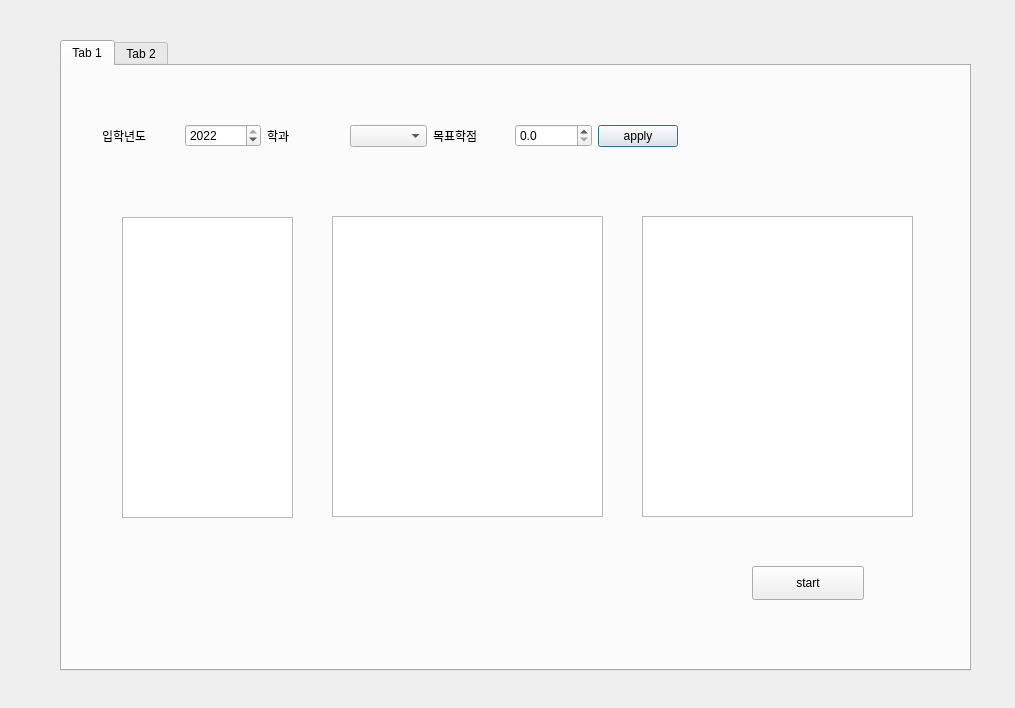
<?xml version="1.0" encoding="UTF-8"?>
<ui version="4.0">
 <class>Dialog</class>
 <widget class="QDialog" name="Dialog">
  <property name="geometry">
   <rect>
    <x>0</x>
    <y>0</y>
    <width>1015</width>
    <height>708</height>
   </rect>
  </property>
  <property name="windowTitle">
   <string>Dialog</string>
  </property>
  <widget class="QTabWidget" name="tabWidget">
   <property name="geometry">
    <rect>
     <x>60</x>
     <y>40</y>
     <width>911</width>
     <height>631</height>
    </rect>
   </property>
   <widget class="QWidget" name="tab">
    <attribute name="title">
     <string>Tab 1</string>
    </attribute>
    <widget class="QWidget" name="horizontalLayoutWidget">
     <property name="geometry">
      <rect>
       <x>40</x>
       <y>30</y>
       <width>576</width>
       <height>80</height>
      </rect>
     </property>
     <layout class="QHBoxLayout" name="horizontalLayout">
      <item>
       <widget class="QLabel" name="label">
        <property name="text">
         <string>입학년도</string>
        </property>
       </widget>
      </item>
      <item>
       <widget class="QSpinBox" name="fresh_year">
        <property name="minimum">
         <number>1986</number>
        </property>
        <property name="maximum">
         <number>2022</number>
        </property>
        <property name="value">
         <number>2022</number>
        </property>
       </widget>
      </item>
      <item>
       <widget class="QLabel" name="label_2">
        <property name="text">
         <string>학과</string>
        </property>
       </widget>
      </item>
      <item>
       <widget class="QComboBox" name="Major"/>
      </item>
      <item>
       <widget class="QLabel" name="label_3">
        <property name="text">
         <string>목표학점</string>
        </property>
       </widget>
      </item>
      <item>
       <widget class="QDoubleSpinBox" name="goal_grade">
        <property name="decimals">
         <number>1</number>
        </property>
        <property name="maximum">
         <double>4.300000000000000</double>
        </property>
        <property name="singleStep">
         <double>0.000000000000000</double>
        </property>
       </widget>
      </item>
      <item>
       <widget class="QPushButton" name="person_info">
        <property name="text">
         <string>apply</string>
        </property>
       </widget>
      </item>
     </layout>
    </widget>
    <widget class="QListView" name="recommend_view">
     <property name="geometry">
      <rect>
       <x>60</x>
       <y>151</y>
       <width>171</width>
       <height>301</height>
      </rect>
     </property>
    </widget>
    <widget class="QListView" name="load_view">
     <property name="geometry">
      <rect>
       <x>270</x>
       <y>150</y>
       <width>271</width>
       <height>301</height>
      </rect>
     </property>
    </widget>
    <widget class="QListView" name="good_grade_view">
     <property name="geometry">
      <rect>
       <x>580</x>
       <y>150</y>
       <width>271</width>
       <height>301</height>
      </rect>
     </property>
    </widget>
    <widget class="QPushButton" name="start">
     <property name="geometry">
      <rect>
       <x>690</x>
       <y>500</y>
       <width>112</width>
       <height>34</height>
      </rect>
     </property>
     <property name="text">
      <string>start</string>
     </property>
    </widget>
   </widget>
   <widget class="QWidget" name="tab_2">
    <attribute name="title">
     <string>Tab 2</string>
    </attribute>
   </widget>
  </widget>
 </widget>
 <resources/>
 <connections/>
</ui>
